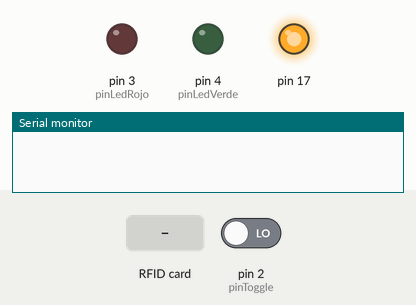
Bench run of a sketch on a simulated Arduino Leonardo, built with avr-gcc and run on an emulated ATmega32U4. Parts: output pins drawn as LEDs (lit = HIGH), the last lines printed to the serial monitor. The inputs (shaded band) are chosen by the test bench; at power-on: pin 2 (pinToggle) LOW. The audio player accepts every command and is not drawn.

Above: at 1.7 s.
1.8 s: RFID card 5E 7A 19 C4 held to the reader
At 3.1 s:
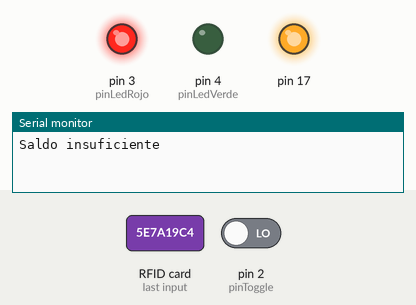
Timing chart, 0 to 5.1 s (numbered marks = the images above; inputs shaded):
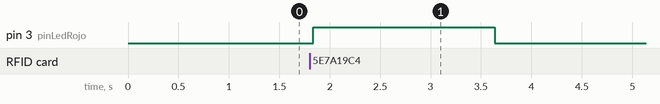

The sketch:

totemDeEvasion.ino
```cpp
/////////////////////////////////////////////////////////////
/*este es un código hecho por santiagoClifford para el
proyecto totemDeEvasion. Este codigo controla un dispositivo
que recrea la experiencia de pagar la micro en la vida real.

Este dispositivo reacciona frente a nfc, y a traves de
un parlante y varios led, le informa al usuarie si tiene
saldo o no. Esto dependerá del estado de un interruptor.*/
/////////////////////////////////////////////////////////////


#include "Arduino.h"
#include "DFRobotDFPlayerMini.h"
//audio
#include <SPI.h>
#include <MFRC522.h>

//variables audio
const int paseAdelante = 1;
const int saldoInsuficiente = 2;
const int delayLed = 1800;

//pines lector nfc
const int resetPin = 9;
const int ssPin = 10;

//otros pines
int pinToggle = 2;
int pinLedRojo = 3;
int pinLedVerde = 4;

//intancia del lector nfc
MFRC522 mfrc522(ssPin, resetPin);

//configuracion de comunicación serial del modulo mp3
#if (defined(ARDUINO_AVR_UNO) || defined(ESP8266))
#include <SoftwareSerial.h>
SoftwareSerial softSerial(10, 11);
#define FPSerial softSerial
#else
#define FPSerial Serial1
#endif

//intancia mp3
DFRobotDFPlayerMini myDFPlayer;

void setup() {
  Serial.begin(115200);

  //inicialiazación lector nfc
  SPI.begin();
  mfrc522.PCD_Init();

  //config pines
  pinMode(pinToggle, INPUT);
  pinMode(pinLedRojo, OUTPUT);
  pinMode(pinLedVerde, OUTPUT);

  //inicialización audio
  FPSerial.begin(9600);


  if (!myDFPlayer.begin(FPSerial, true, true)) {
    Serial.println("Error: Revisar conexion y tarjeta SD");
    while (true) delay(0);
  }
}

void loop() {
  //aqui se setea el lector nfc para que este verifique si se detecta un nfc
  if (mfrc522.PICC_IsNewCardPresent() && mfrc522.PICC_ReadCardSerial()) {

    //leer el estado del toggle(interruptor)
    int state = digitalRead(pinToggle);

    //esta es la condición de con saldo/sin saldo
    if (state == HIGH) {
      //SI TIENES SALDO
      myDFPlayer.play(paseAdelante);
      digitalWrite(pinLedVerde, HIGH);
      Serial.println("ADELANTE PASE");
      delay(delayLed);
      digitalWrite(pinLedVerde, LOW);


    } else {
      //SI NO TIENES SALDO
      myDFPlayer.play(saldoInsuficiente);
      digitalWrite(pinLedRojo, HIGH);
      Serial.println("Saldo insuficiente");
      delay(delayLed);
      digitalWrite(pinLedRojo, LOW);
    }
    //detener com lector nfc
    mfrc522.PICC_HaltA();
  }
}
```

Measured:
- after the input at 1.8 s, pin 3 (pinLedRojo): LOW → HIGH at once, → LOW 1.8 s later
